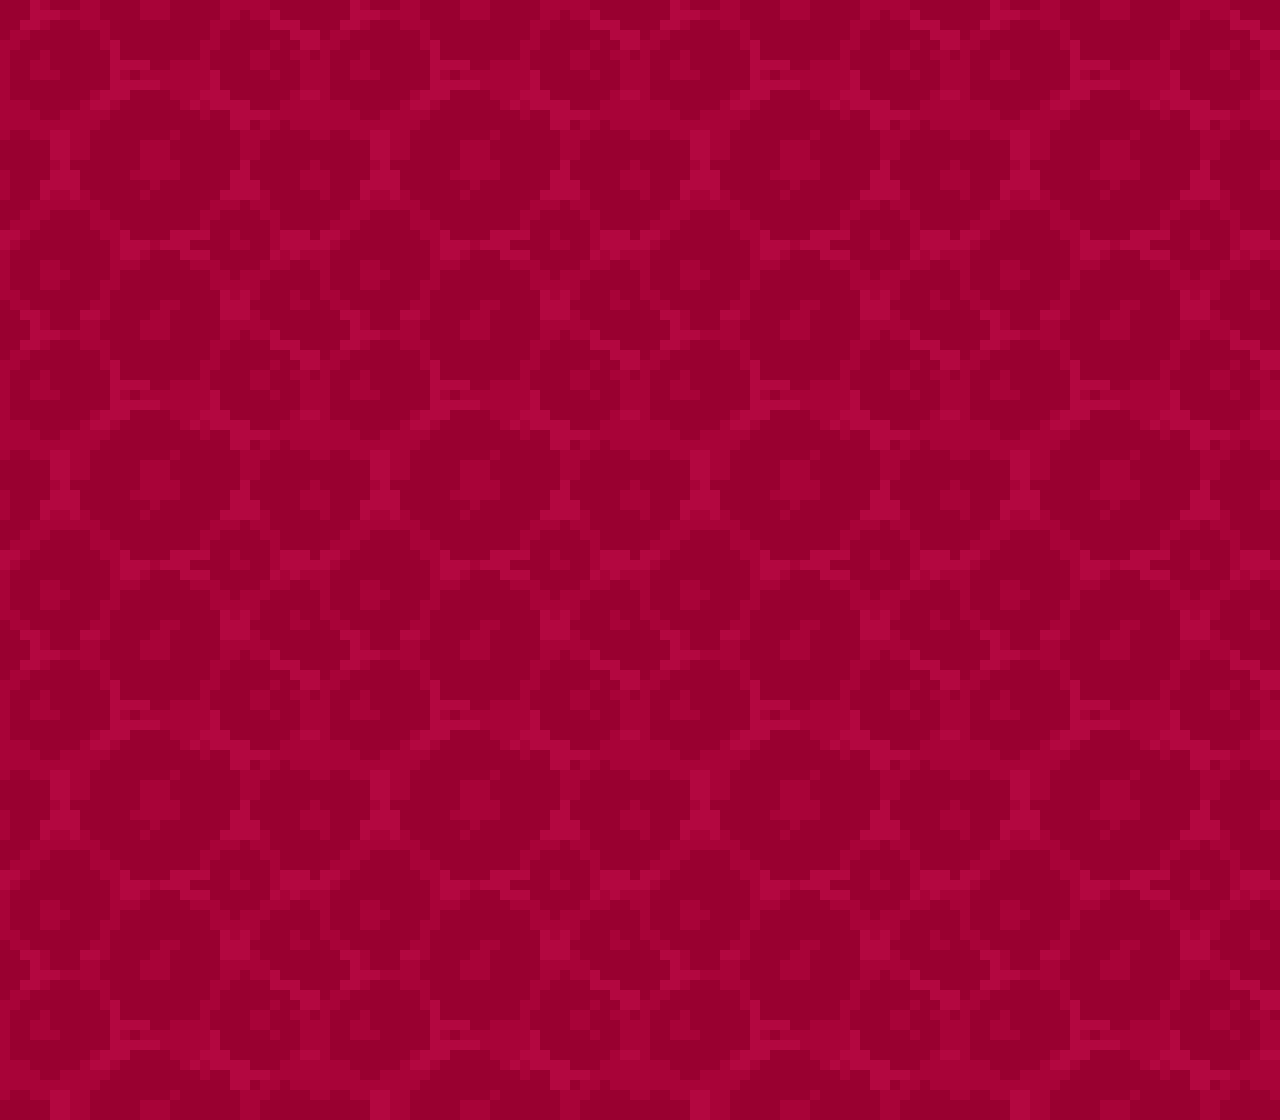

Below is a game level as drawn by its tile map, then a one-line description and the .tmx file that defines it, in full:
An orthogonal 40x35 tile map with 32x32 px tiles, 1 tile layer (Camada de Tiles 1).

<map version="1.2" tiledversion="1.2.0" orientation="orthogonal" renderorder="right-down" width="40" height="35" tilewidth="32" tileheight="32" infinite="0" nextlayerid="12" nextobjectid="1">
 <tileset firstgid="1" name="map_sprite" tilewidth="32" tileheight="32" tilecount="100" columns="10">
  <image source="map_sprite.png" width="320" height="320" />
 </tileset>
 <layer id="11" name="Camada de Tiles 1" width="40" height="35">
  <data encoding="csv">
1,2,3,4,5,6,7,8,9,10,1,2,3,4,5,6,7,8,9,10,1,2,3,4,5,6,7,8,9,10,1,2,3,4,5,6,7,8,9,10,
11,12,13,14,15,16,17,18,19,20,11,12,13,14,15,16,17,18,19,20,11,12,13,14,15,16,17,18,19,20,11,12,13,14,15,16,17,18,19,20,
21,22,23,24,25,26,27,28,29,30,21,22,23,24,25,26,27,28,29,30,21,22,23,24,25,26,27,28,29,30,21,22,23,24,25,26,27,28,29,30,
31,32,33,34,35,36,37,38,39,40,31,32,33,34,35,36,37,38,39,40,31,32,33,34,35,36,37,38,39,40,31,32,33,34,35,36,37,38,39,40,
41,42,43,44,45,46,47,48,49,50,41,42,43,44,45,46,47,48,49,50,41,42,43,44,45,46,47,48,49,50,41,42,43,44,45,46,47,48,49,50,
51,52,53,54,55,56,57,58,59,60,51,52,53,54,55,56,57,58,59,60,51,52,53,54,55,56,57,58,59,60,51,52,53,54,55,56,57,58,59,60,
61,62,63,64,65,66,67,68,69,70,61,62,63,64,65,66,67,68,69,70,61,62,63,64,65,66,67,68,69,70,61,62,63,64,65,66,67,68,69,70,
71,72,73,74,75,76,77,78,79,80,71,72,73,74,75,76,77,78,79,80,71,72,73,74,75,76,77,78,79,80,71,72,73,74,75,76,77,78,79,80,
81,82,83,84,85,86,87,88,89,90,81,82,83,84,85,86,87,88,89,90,81,82,83,84,85,86,87,88,89,90,81,82,83,84,85,86,87,88,89,90,
91,92,93,94,95,96,97,98,99,100,91,92,93,94,95,96,97,98,99,100,91,92,93,94,95,96,97,98,99,100,91,92,93,94,95,96,97,98,99,100,
1,2,3,4,5,6,7,8,9,10,1,2,3,4,5,6,7,8,9,10,1,2,3,4,5,6,7,8,9,10,1,2,3,4,5,6,7,8,9,10,
11,12,13,14,15,16,17,18,19,20,11,12,13,14,15,16,17,18,19,20,11,12,13,14,15,16,17,18,19,20,11,12,13,14,15,16,17,18,19,20,
21,22,23,24,25,26,27,28,29,30,21,22,23,24,25,26,27,28,29,30,21,22,23,24,25,26,27,28,29,30,21,22,23,24,25,26,27,28,29,30,
31,32,33,34,35,36,37,38,39,40,31,32,33,34,35,36,37,38,39,40,31,32,33,34,35,36,37,38,39,40,31,32,33,34,35,36,37,38,39,40,
41,42,43,44,45,46,47,48,49,50,41,42,43,44,45,46,47,48,49,50,41,42,43,44,45,46,47,48,49,50,41,42,43,44,45,46,47,48,49,50,
51,52,53,54,55,56,57,58,59,60,51,52,53,54,55,56,57,58,59,60,51,52,53,54,55,56,57,58,59,60,51,52,53,54,55,56,57,58,59,60,
61,62,63,64,65,66,67,68,69,70,61,62,63,64,65,66,67,68,69,70,61,62,63,64,65,66,67,68,69,70,61,62,63,64,65,66,67,68,69,70,
71,72,73,74,75,76,77,78,79,80,71,72,73,74,75,76,77,78,79,80,71,72,73,74,75,76,77,78,79,80,71,72,73,74,75,76,77,78,79,80,
81,82,83,84,85,86,87,88,89,90,81,82,83,84,85,86,87,88,89,90,81,82,83,84,85,86,87,88,89,90,81,82,83,84,85,86,87,88,89,90,
91,92,93,94,95,96,97,98,99,100,91,92,93,94,95,96,97,98,99,100,91,92,93,94,95,96,97,98,99,100,91,92,93,94,95,96,97,98,99,100,
1,2,3,4,5,6,7,8,9,10,1,2,3,4,5,6,7,8,9,10,1,2,3,4,5,6,7,8,9,10,1,2,3,4,5,6,7,8,9,10,
11,12,13,14,15,16,17,18,19,20,11,12,13,14,15,16,17,18,19,20,11,12,13,14,15,16,17,18,19,20,11,12,13,14,15,16,17,18,19,20,
21,22,23,24,25,26,27,28,29,30,21,22,23,24,25,26,27,28,29,30,21,22,23,24,25,26,27,28,29,30,21,22,23,24,25,26,27,28,29,30,
31,32,33,34,35,36,37,38,39,40,31,32,33,34,35,36,37,38,39,40,31,32,33,34,35,36,37,38,39,40,31,32,33,34,35,36,37,38,39,40,
41,42,43,44,45,46,47,48,49,50,41,42,43,44,45,46,47,48,49,50,41,42,43,44,45,46,47,48,49,50,41,42,43,44,45,46,47,48,49,50,
51,52,53,54,55,56,57,58,59,60,51,52,53,54,55,56,57,58,59,60,51,52,53,54,55,56,57,58,59,60,51,52,53,54,55,56,57,58,59,60,
61,62,63,64,65,66,67,68,69,70,61,62,63,64,65,66,67,68,69,70,61,62,63,64,65,66,67,68,69,70,61,62,63,64,65,66,67,68,69,70,
71,72,73,74,75,76,77,78,79,80,71,72,73,74,75,76,77,78,79,80,71,72,73,74,75,76,77,78,79,80,71,72,73,74,75,76,77,78,79,80,
81,82,83,84,85,86,87,88,89,90,81,82,83,84,85,86,87,88,89,90,81,82,83,84,85,86,87,88,89,90,81,82,83,84,85,86,87,88,89,90,
91,92,93,94,95,96,97,98,99,100,91,92,93,94,95,96,97,98,99,100,91,92,93,94,95,96,97,98,99,100,91,92,93,94,95,96,97,98,99,100,
1,2,3,4,5,6,7,8,9,10,1,2,3,4,5,6,7,8,9,10,1,2,3,4,5,6,7,8,9,10,1,2,3,4,5,6,7,8,9,10,
11,12,13,14,15,16,17,18,19,20,11,12,13,14,15,16,17,18,19,20,11,12,13,14,15,16,17,18,19,20,11,12,13,14,15,16,17,18,19,20,
21,22,23,24,25,26,27,28,29,30,21,22,23,24,25,26,27,28,29,30,21,22,23,24,25,26,27,28,29,30,21,22,23,24,25,26,27,28,29,30,
31,32,33,34,35,36,37,38,39,40,31,32,33,34,35,36,37,38,39,40,31,32,33,34,35,36,37,38,39,40,31,32,33,34,35,36,37,38,39,40,
41,42,43,44,45,46,47,48,49,50,41,42,43,44,45,46,47,48,49,50,41,42,43,44,45,46,47,48,49,50,41,42,43,44,45,46,47,48,49,50
</data>
 </layer>
</map>
